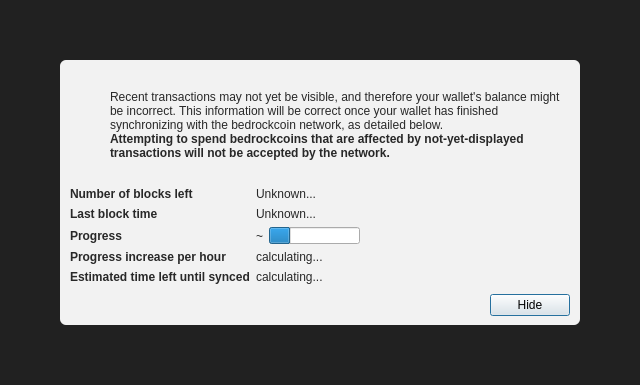
<?xml version="1.0" encoding="UTF-8"?>
<ui version="4.0">
 <class>ModalOverlay</class>
 <widget class="QWidget" name="ModalOverlay">
  <property name="geometry">
   <rect>
    <x>0</x>
    <y>0</y>
    <width>640</width>
    <height>385</height>
   </rect>
  </property>
  <property name="windowTitle">
   <string>Form</string>
  </property>
  <layout class="QVBoxLayout" name="verticalLayout" stretch="0">
   <property name="sizeConstraint">
    <enum>QLayout::SetDefaultConstraint</enum>
   </property>
   <property name="leftMargin">
    <number>0</number>
   </property>
   <property name="topMargin">
    <number>0</number>
   </property>
   <property name="rightMargin">
    <number>0</number>
   </property>
   <property name="bottomMargin">
    <number>0</number>
   </property>
   <item>
    <widget class="QWidget" name="bgWidget" native="true">
     <property name="styleSheet">
      <string notr="true">#bgWidget { background: rgba(0,0,0,220); }</string>
     </property>
     <layout class="QVBoxLayout" name="verticalLayoutMain" stretch="1">
      <property name="leftMargin">
       <number>60</number>
      </property>
      <property name="topMargin">
       <number>60</number>
      </property>
      <property name="rightMargin">
       <number>60</number>
      </property>
      <property name="bottomMargin">
       <number>60</number>
      </property>
      <item>
       <widget class="QWidget" name="contentWidget" native="true">
        <property name="styleSheet">
         <string notr="true">#contentWidget { background: rgba(255,255,255,240); border-radius: 6px; }

QLabel { color: rgb(40,40,40);  }</string>
        </property>
        <layout class="QVBoxLayout" name="verticalLayoutSub" stretch="1,0,0,0">
         <property name="spacing">
          <number>0</number>
         </property>
         <property name="leftMargin">
          <number>10</number>
         </property>
         <property name="topMargin">
          <number>10</number>
         </property>
         <property name="rightMargin">
          <number>10</number>
         </property>
         <property name="bottomMargin">
          <number>10</number>
         </property>
         <item>
          <layout class="QHBoxLayout" name="horizontalLayoutIconText" stretch="0,1">
           <property name="topMargin">
            <number>20</number>
           </property>
           <item>
            <layout class="QVBoxLayout" name="verticalLayoutIcon">
             <property name="leftMargin">
              <number>0</number>
             </property>
             <item>
              <widget class="QPushButton" name="warningIcon">
               <property name="enabled">
                <bool>false</bool>
               </property>
               <property name="text">
                <string/>
               </property>
               <property name="icon">
                <iconset>
                 <normaloff>:/icons/warning</normaloff>
                 <disabledoff>:/icons/warning</disabledoff>:/icons/warning</iconset>
               </property>
               <property name="iconSize">
                <size>
                 <width>48</width>
                 <height>48</height>
                </size>
               </property>
               <property name="flat">
                <bool>true</bool>
               </property>
              </widget>
             </item>
             <item>
              <spacer name="verticalSpacerWarningIcon">
               <property name="orientation">
                <enum>Qt::Vertical</enum>
               </property>
               <property name="sizeHint" stdset="0">
                <size>
                 <width>20</width>
                 <height>40</height>
                </size>
               </property>
              </spacer>
             </item>
            </layout>
           </item>
           <item>
            <layout class="QVBoxLayout" name="verticalLayoutInfoText">
             <property name="leftMargin">
              <number>0</number>
             </property>
             <property name="topMargin">
              <number>0</number>
             </property>
             <item>
              <widget class="QLabel" name="infoText">
               <property name="text">
                <string>Recent transactions may not yet be visible, and therefore your wallet's balance might be incorrect. This information will be correct once your wallet has finished synchronizing with the bedrockcoin network, as detailed below.</string>
               </property>
               <property name="textFormat">
                <enum>Qt::RichText</enum>
               </property>
               <property name="wordWrap">
                <bool>true</bool>
               </property>
              </widget>
             </item>
             <item>
              <widget class="QLabel" name="infoTextStrong">
               <property name="font">
                <font>
                 <weight>75</weight>
                 <bold>true</bold>
                </font>
               </property>
               <property name="text">
                <string>Attempting to spend bedrockcoins that are affected by not-yet-displayed transactions will not be accepted by the network.</string>
               </property>
               <property name="textFormat">
                <enum>Qt::RichText</enum>
               </property>
               <property name="wordWrap">
                <bool>true</bool>
               </property>
              </widget>
             </item>
             <item>
              <spacer name="verticalSpacerInTextSpace">
               <property name="orientation">
                <enum>Qt::Vertical</enum>
               </property>
               <property name="sizeHint" stdset="0">
                <size>
                 <width>20</width>
                 <height>40</height>
                </size>
               </property>
              </spacer>
             </item>
            </layout>
           </item>
          </layout>
         </item>
         <item>
          <spacer name="verticalSpacerAfterText">
           <property name="orientation">
            <enum>Qt::Vertical</enum>
           </property>
           <property name="sizeHint" stdset="0">
            <size>
             <width>20</width>
             <height>40</height>
            </size>
           </property>
          </spacer>
         </item>
         <item>
          <layout class="QFormLayout" name="formLayout">
           <property name="fieldGrowthPolicy">
            <enum>QFormLayout::FieldsStayAtSizeHint</enum>
           </property>
           <property name="horizontalSpacing">
            <number>6</number>
           </property>
           <property name="verticalSpacing">
            <number>6</number>
           </property>
           <property name="topMargin">
            <number>10</number>
           </property>
           <item row="0" column="0">
            <widget class="QLabel" name="labelNumberOfBlocksLeft">
             <property name="font">
              <font>
               <weight>75</weight>
               <bold>true</bold>
              </font>
             </property>
             <property name="text">
              <string>Number of blocks left</string>
             </property>
            </widget>
           </item>
           <item row="0" column="1">
            <widget class="QLabel" name="numberOfBlocksLeft">
             <property name="text">
              <string>Unknown...</string>
             </property>
            </widget>
           </item>
           <item row="1" column="0">
            <widget class="QLabel" name="labelLastBlockTime">
             <property name="font">
              <font>
               <weight>75</weight>
               <bold>true</bold>
              </font>
             </property>
             <property name="text">
              <string>Last block time</string>
             </property>
            </widget>
           </item>
           <item row="1" column="1">
            <widget class="QLabel" name="newestBlockDate">
             <property name="sizePolicy">
              <sizepolicy hsizetype="Maximum" vsizetype="Preferred">
               <horstretch>0</horstretch>
               <verstretch>0</verstretch>
              </sizepolicy>
             </property>
             <property name="text">
              <string>Unknown...</string>
             </property>
            </widget>
           </item>
           <item row="2" column="0">
            <widget class="QLabel" name="labelSyncDone">
             <property name="font">
              <font>
               <weight>75</weight>
               <bold>true</bold>
              </font>
             </property>
             <property name="text">
              <string>Progress</string>
             </property>
            </widget>
           </item>
           <item row="2" column="1">
            <layout class="QHBoxLayout" name="horizontalLayoutSync" stretch="0,1">
             <item>
              <widget class="QLabel" name="percentageProgress">
               <property name="text">
                <string notr="true">~</string>
               </property>
              </widget>
             </item>
             <item>
              <widget class="QProgressBar" name="progressBar">
               <property name="value">
                <number>24</number>
               </property>
               <property name="format">
                <string/>
               </property>
              </widget>
             </item>
            </layout>
           </item>
           <item row="4" column="0">
            <widget class="QLabel" name="labelProgressIncrease">
             <property name="font">
              <font>
               <weight>75</weight>
               <bold>true</bold>
              </font>
             </property>
             <property name="text">
              <string>Progress increase per hour</string>
             </property>
            </widget>
           </item>
           <item row="4" column="1">
            <widget class="QLabel" name="progressIncreasePerH">
             <property name="text">
              <string>calculating...</string>
             </property>
            </widget>
           </item>
           <item row="5" column="0">
            <widget class="QLabel" name="labelEstimatedTimeLeft">
             <property name="font">
              <font>
               <weight>75</weight>
               <bold>true</bold>
              </font>
             </property>
             <property name="text">
              <string>Estimated time left until synced</string>
             </property>
            </widget>
           </item>
           <item row="5" column="1">
            <widget class="QLabel" name="expectedTimeLeft">
             <property name="text">
              <string>calculating...</string>
             </property>
            </widget>
           </item>
          </layout>
         </item>
         <item>
          <layout class="QHBoxLayout" name="horizontalLayoutButtons">
           <property name="leftMargin">
            <number>10</number>
           </property>
           <property name="topMargin">
            <number>10</number>
           </property>
           <item>
            <spacer name="horizontalSpacer">
             <property name="orientation">
              <enum>Qt::Horizontal</enum>
             </property>
             <property name="sizeHint" stdset="0">
              <size>
               <width>40</width>
               <height>20</height>
              </size>
             </property>
            </spacer>
           </item>
           <item>
            <widget class="QPushButton" name="closeButton">
             <property name="text">
              <string>Hide</string>
             </property>
             <property name="shortcut">
              <string>Esc</string>
             </property>
             <property name="focusPolicy">
              <enum>Qt::StrongFocus</enum>
             </property>
             <property name="default">
              <bool>true</bool>
             </property>
            </widget>
           </item>
          </layout>
         </item>
        </layout>
       </widget>
      </item>
     </layout>
    </widget>
   </item>
  </layout>
 </widget>
 <resources/>
 <connections/>
</ui>
